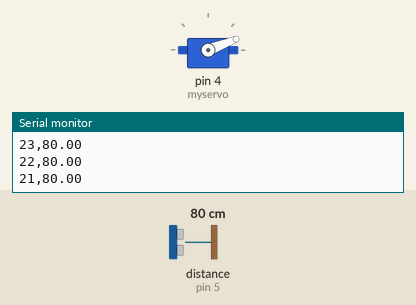
This sketch was run on a simulated Arduino Uno, built with avr-gcc and run on an emulated ATmega328P. Shown: servo, the last lines printed to the serial monitor. The inputs (shaded band) are chosen by the test bench; at power-on: distance to the obstacle (sensor on pin 5) 80 cm.

Above: at 1.2 s.
1.3 s: distance to the obstacle (sensor on pin 5) set to 2 cm
At 1.68 s:
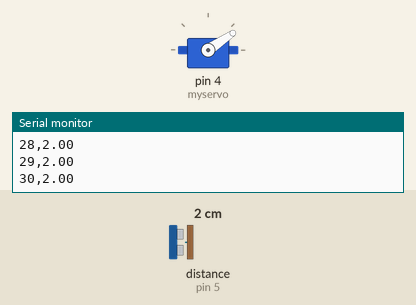
4.3 s: distance to the obstacle (sensor on pin 5) set to 250 cm
At 4.62 s:
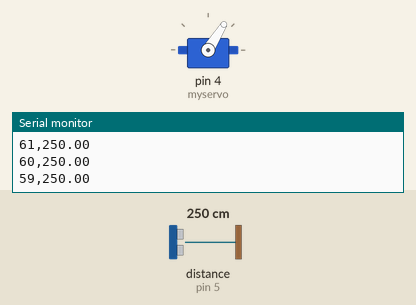
Timing chart, 0 to 13.3 s (numbered marks = the images above; inputs shaded):
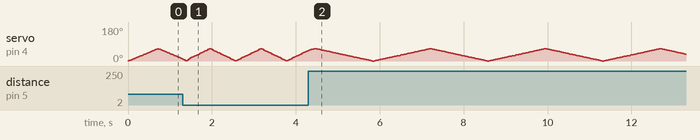

The sketch:

servoultrasound.ino
```cpp
#include <Servo.h>
#include <HCSR04.h>

Servo myservo;  // create Servo object to control a servo
// twelve Servo objects can be created on most boards

int pos = 0;    // variable to store the servo position
UltraSonicDistanceSensor distanceSensor(6, 5);  // Initialize sensor that uses digital pins 13 and 12.

void setup() {
  Serial.begin(9600);  // We initialize serial connection so that we could print values from sensor.
  myservo.attach(4);  // attaches the servo on pin 9 to the Servo object
}

void loop() {
  for (pos = 0; pos <= 65; pos += 1) { // goes from 0 degrees to 180 degrees
    // in steps of 1 degree
    myservo.write(pos);              // tell servo to go to position in variable 'pos'
    Serial.print(pos);
    Serial.print(',');
    Serial.println(distanceSensor.measureDistanceCm());
    delay(5);                       // waits 15 ms for the servo to reach the position
  }
  for (pos = 65; pos >= 0; pos -= 1) { // goes from 180 degrees to 0 degrees
    myservo.write(pos);              // tell servo to go to position in variable 'pos'
    Serial.print(pos);
    Serial.print(',');
    Serial.println(distanceSensor.measureDistanceCm());
    delay(5);                       // waits 15 ms for the servo to reach the position
  }
}
```
